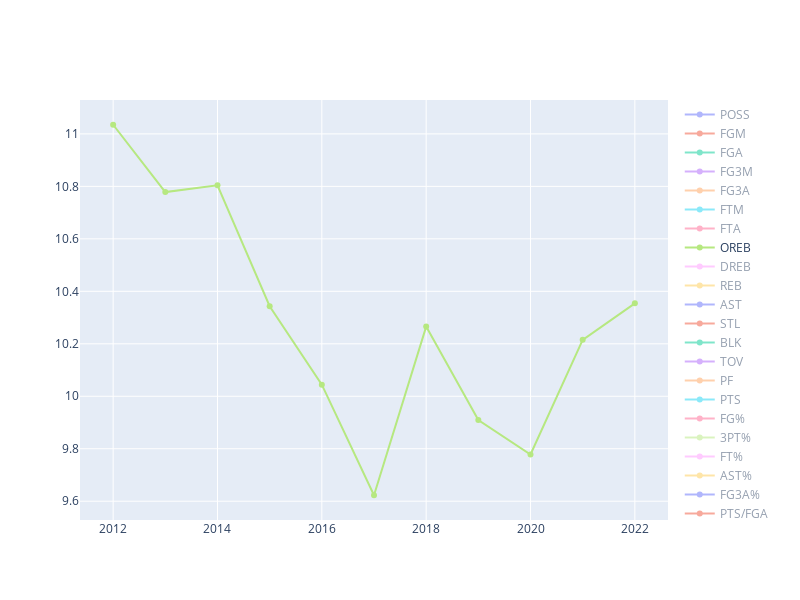

Notebook code for this chart:
### Code cell
# Create scatterplot showing the changes over the last 10 seasons of all the statistics

fig = go.Figure()
for col in trends_per48_df.columns[1:]:
    fig.add_trace(go.Scatter(x=trends_per48_df['season_start_year'],
                            y=trends_per48_df[col], name=col))

fig.update_layout(
    autosize=False,
    width=800,  # Adjust the width as desired
    height=600,  # Adjust the height as desired
)
fig.show()
